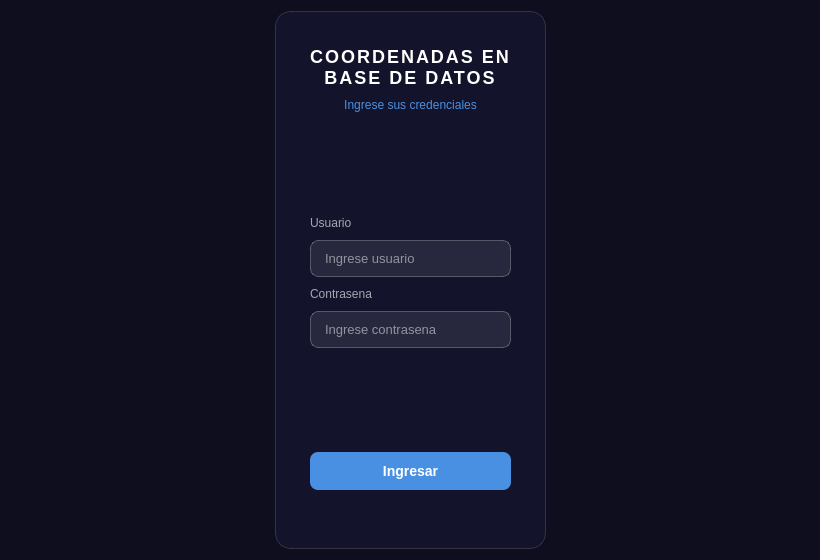
<?xml version="1.0" encoding="UTF-8"?>
<ui version="4.0">
 <class>Login</class>
 <widget class="QWidget" name="Login">
  <property name="geometry">
   <rect>
    <x>0</x>
    <y>0</y>
    <width>820</width>
    <height>560</height>
   </rect>
  </property>
  <property name="windowTitle">
   <string>Inicio de Sesion</string>
  </property>
  <property name="styleSheet">
   <string notr="true">QWidget#Login { background-color: #0e0e1f; }</string>
  </property>
  <layout class="QHBoxLayout" name="rootLayout">
   <item>
    <spacer name="spacerLeft">
     <property name="orientation">
      <enum>Qt::Horizontal</enum>
     </property>
     <property name="sizeHint" stdset="0">
      <size>
       <width>40</width>
       <height>20</height>
      </size>
     </property>
    </spacer>
   </item>
   <item>
    <widget class="QFrame" name="panelLogin">
     <property name="minimumWidth">
      <number>340</number>
     </property>
     <property name="maximumWidth">
      <number>400</number>
     </property>
     <property name="frameShape">
      <enum>QFrame::StyledPanel</enum>
     </property>
     <property name="styleSheet">
      <string notr="true">QFrame#panelLogin { background-color: rgba(20, 20, 45, 235); border-radius: 16px; border: 1px solid rgba(255,255,255,35); }</string>
     </property>
     <layout class="QVBoxLayout" name="panelLayout">
      <property name="spacing">
       <number>10</number>
      </property>
      <property name="leftMargin">
       <number>34</number>
      </property>
      <property name="topMargin">
       <number>34</number>
      </property>
      <property name="rightMargin">
       <number>34</number>
      </property>
      <property name="bottomMargin">
       <number>34</number>
      </property>
      <item>
       <widget class="QLabel" name="lblTitulo">
        <property name="text">
         <string>COORDENADAS EN BASE DE DATOS</string>
        </property>
        <property name="alignment">
         <set>Qt::AlignCenter</set>
        </property>
        <property name="wordWrap">
         <bool>true</bool>
        </property>
        <property name="styleSheet">
         <string notr="true">color: white; font-size: 18px; font-weight: bold; letter-spacing: 2px; background: transparent;</string>
        </property>
       </widget>
      </item>
      <item>
       <widget class="QLabel" name="lblSubtitulo">
        <property name="text">
         <string>Ingrese sus credenciales</string>
        </property>
        <property name="alignment">
         <set>Qt::AlignCenter</set>
        </property>
        <property name="styleSheet">
         <string notr="true">color: #4A90E2; font-size: 12px; background: transparent;</string>
        </property>
       </widget>
      </item>
      <item>
       <spacer name="spacerFormTop">
        <property name="orientation">
         <enum>Qt::Vertical</enum>
        </property>
        <property name="sizeHint" stdset="0">
         <size>
          <width>20</width>
          <height>14</height>
         </size>
        </property>
       </spacer>
      </item>
      <item>
       <widget class="QLabel" name="lblUsuarioTxt">
        <property name="text">
         <string>Usuario</string>
        </property>
        <property name="styleSheet">
         <string notr="true">color: rgba(255,255,255,160); font-size: 12px; background: transparent;</string>
        </property>
       </widget>
      </item>
      <item>
       <widget class="QLineEdit" name="inputUsuario">
        <property name="placeholderText">
         <string>Ingrese usuario</string>
        </property>
        <property name="styleSheet">
         <string notr="true">QLineEdit { background-color: rgba(255,255,255,22); color: white; border: 1px solid rgba(255,255,255,65); border-radius: 8px; padding: 9px 12px; font-size: 13px; } QLineEdit:focus { border-color: #4A90E2; background-color: rgba(255,255,255,30); }</string>
        </property>
       </widget>
      </item>
      <item>
       <widget class="QLabel" name="lblPasswordTxt">
        <property name="text">
         <string>Contrasena</string>
        </property>
        <property name="styleSheet">
         <string notr="true">color: rgba(255,255,255,160); font-size: 12px; background: transparent;</string>
        </property>
       </widget>
      </item>
      <item>
       <widget class="QLineEdit" name="inputPassword">
        <property name="echoMode">
         <enum>QLineEdit::Password</enum>
        </property>
        <property name="placeholderText">
         <string>Ingrese contrasena</string>
        </property>
        <property name="styleSheet">
         <string notr="true">QLineEdit { background-color: rgba(255,255,255,22); color: white; border: 1px solid rgba(255,255,255,65); border-radius: 8px; padding: 9px 12px; font-size: 13px; } QLineEdit:focus { border-color: #4A90E2; background-color: rgba(255,255,255,30); }</string>
        </property>
       </widget>
      </item>
      <item>
       <spacer name="spacerFormMid">
        <property name="orientation">
         <enum>Qt::Vertical</enum>
        </property>
        <property name="sizeHint" stdset="0">
         <size>
          <width>20</width>
          <height>8</height>
         </size>
        </property>
       </spacer>
      </item>
      <item>
       <widget class="QPushButton" name="btnIngresar">
        <property name="cursor">
         <cursorShape>PointingHandCursor</cursorShape>
        </property>
        <property name="text">
         <string>Ingresar</string>
        </property>
        <property name="styleSheet">
         <string notr="true">QPushButton { background-color: #4A90E2; color: white; border: none; border-radius: 8px; padding: 11px; font-size: 14px; font-weight: bold; } QPushButton:hover { background-color: #5BA3F5; } QPushButton:pressed { background-color: #3A7BD5; } QPushButton:disabled { background-color: rgba(74,144,226,70); color: rgba(255,255,255,120); }</string>
        </property>
       </widget>
      </item>
      <item>
       <widget class="QLabel" name="lblEstado">
        <property name="text">
         <string/>
        </property>
        <property name="alignment">
         <set>Qt::AlignCenter</set>
        </property>
        <property name="wordWrap">
         <bool>true</bool>
        </property>
        <property name="minimumHeight">
         <number>30</number>
        </property>
        <property name="styleSheet">
         <string notr="true">color: #ff6b6b; font-size: 12px; background: transparent;</string>
        </property>
       </widget>
      </item>
     </layout>
    </widget>
   </item>
   <item>
    <spacer name="spacerRight">
     <property name="orientation">
      <enum>Qt::Horizontal</enum>
     </property>
     <property name="sizeHint" stdset="0">
      <size>
       <width>40</width>
       <height>20</height>
      </size>
     </property>
    </spacer>
   </item>
  </layout>
 </widget>
 <resources/>
 <connections/>
</ui>
